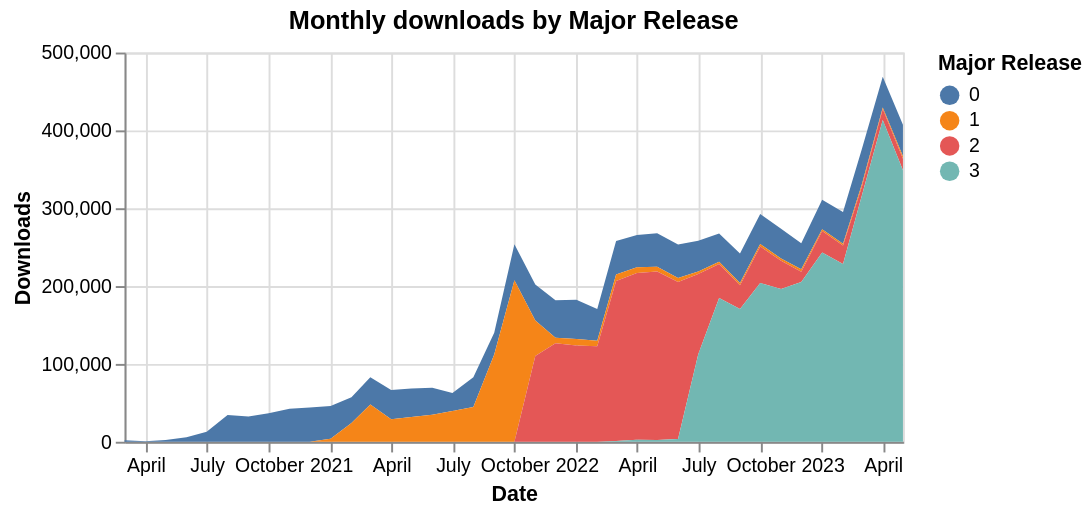

Vega-Lite specification stored for this chart:
### Vega-Lite specification from a JSON file in a GitHub repository (floating-point values rounded to 4 significant figures)
{"config": {"view": {"continuousWidth": 400, "continuousHeight": 300}}, "data": {"name": "data-ccbfb6948dcae8a1dc6da05f90ca5b40"}, "mark": "area", "encoding": {"color": {"field": "major_release", "title": "Major Release", "type": "nominal"}, "tooltip": [{"field": "month", "format": "%Y-%m", "title": "Date", "type": "temporal"}, {"field": "num_downloads", "format": ",.0f", "title": "Num Downloads", "type": "quantitative"}, {"field": "major_release", "title": "Major release", "type": "nominal"}], "x": {"field": "month", "title": "Date", "type": "temporal"}, "y": {"field": "num_downloads", "title": "Downloads", "type": "quantitative"}}, "height": 200, "title": "Monthly downloads by Major Release", "$schema": "https://vega.github.io/schema/vega-lite/v5.json", "datasets": {"data-ccbfb6948dcae8a1dc6da05f90ca5b40": [{"month": "2023-05-01T00:00:00", "major_release": "0", "num_downloads": 40470.0}, {"month": "2023-05-01T00:00:00", "major_release": "1", "num_downloads": 3348.0}, {"month": "2023-05-01T00:00:00", "major_release": "2", "num_downloads": 14760.0}, {"month": "2023-05-01T00:00:00", "major_release": "3", "num_downloads": 348700.0}, {"month": "2023-04-01T00:00:00", "major_release": "0", "num_downloads": 39670.0}, {"month": "2023-04-01T00:00:00", "major_release": "2", "num_downloads": 14350.0}, {"month": "2023-04-01T00:00:00", "major_release": "3", "num_downloads": 413200.0}, {"month": "2023-04-01T00:00:00", "major_release": "1", "num_downloads": 1832.0}, {"month": "2023-03-01T00:00:00", "major_release": "0", "num_downloads": 45510.0}, {"month": "2023-03-01T00:00:00", "major_release": "1", "num_downloads": 3043.0}, {"month": "2023-03-01T00:00:00", "major_release": "2", "num_downloads": 11350.0}, {"month": "2023-03-01T00:00:00", "major_release": "3", "num_downloads": 316300.0}, {"month": "2023-02-01T00:00:00", "major_release": "0", "num_downloads": 40550.0}, {"month": "2023-02-01T00:00:00", "major_release": "1", "num_downloads": 2456.0}, {"month": "2023-02-01T00:00:00", "major_release": "2", "num_downloads": 23640.0}, {"month": "2023-02-01T00:00:00", "major_release": "3", "num_downloads": 228400.0}, {"month": "2023-01-01T00:00:00", "major_release": "0", "num_downloads": 37930.0}, {"month": "2023-01-01T00:00:00", "major_release": "1", "num_downloads": 2354.0}, {"month": "2023-01-01T00:00:00", "major_release": "2", "num_downloads": 27520.0}, {"month": "2023-01-01T00:00:00", "major_release": "3", "num_downloads": 243200.0}, {"month": "2022-12-01T00:00:00", "major_release": "0", "num_downloads": 33420.0}, {"month": "2022-12-01T00:00:00", "major_release": "1", "num_downloads": 3110.0}, {"month": "2022-12-01T00:00:00", "major_release": "2", "num_downloads": 13370.0}, {"month": "2022-12-01T00:00:00", "major_release": "3", "num_downloads": 205200.0}, {"month": "2022-11-01T00:00:00", "major_release": "0", "num_downloads": 38090.0}, {"month": "2022-11-01T00:00:00", "major_release": "1", "num_downloads": 2784.0}, {"month": "2022-11-01T00:00:00", "major_release": "2", "num_downloads": 36360.0}, {"month": "2022-11-01T00:00:00", "major_release": "3", "num_downloads": 196300.0}, {"month": "2022-10-01T00:00:00", "major_release": "0", "num_downloads": 38620.0}, {"month": "2022-10-01T00:00:00", "major_release": "1", "num_downloads": 3149.0}, {"month": "2022-10-01T00:00:00", "major_release": "2", "num_downloads": 46870.0}, {"month": "2022-10-01T00:00:00", "major_release": "3", "num_downloads": 203900.0}, {"month": "2022-09-01T00:00:00", "major_release": "0", "num_downloads": 37900.0}, {"month": "2022-09-01T00:00:00", "major_release": "1", "num_downloads": 3003.0}, {"month": "2022-09-01T00:00:00", "major_release": "2", "num_downloads": 30330.0}, {"month": "2022-09-01T00:00:00", "major_release": "3", "num_downloads": 170600.0}, {"month": "2022-08-01T00:00:00", "major_release": "0", "num_downloads": 36230.0}, {"month": "2022-08-01T00:00:00", "major_release": "1", "num_downloads": 2915.0}, {"month": "2022-08-01T00:00:00", "major_release": "2", "num_downloads": 43730.0}, {"month": "2022-08-01T00:00:00", "major_release": "3", "num_downloads": 184700.0}, {"month": "2022-07-01T00:00:00", "major_release": "0", "num_downloads": 39490.0}, {"month": "2022-07-01T00:00:00", "major_release": "1", "num_downloads": 3019.0}, {"month": "2022-07-01T00:00:00", "major_release": "2", "num_downloads": 103200.0}, {"month": "2022-07-01T00:00:00", "major_release": "3", "num_downloads": 112400.0}, {"month": "2022-06-01T00:00:00", "major_release": "0", "num_downloads": 43230.0}, {"month": "2022-06-01T00:00:00", "major_release": "1", "num_downloads": 4996.0}, {"month": "2022-06-01T00:00:00", "major_release": "2", "num_downloads": 201800.0}, {"month": "2022-06-01T00:00:00", "major_release": "3", "num_downloads": 3559.0}, {"month": "2022-05-01T00:00:00", "major_release": "0", "num_downloads": 43100.0}, {"month": "2022-05-01T00:00:00", "major_release": "1", "num_downloads": 6145.0}, {"month": "2022-05-01T00:00:00", "major_release": "2", "num_downloads": 216400.0}, {"month": "2022-05-01T00:00:00", "major_release": "3", "num_downloads": 2272.0}, {"month": "2022-04-01T00:00:00", "major_release": "0", "num_downloads": 41540.0}, {"month": "2022-04-01T00:00:00", "major_release": "1", "num_downloads": 7194.0}, {"month": "2022-04-01T00:00:00", "major_release": "2", "num_downloads": 214200.0}, {"month": "2022-04-01T00:00:00", "major_release": "3", "num_downloads": 2633.0}, {"month": "2022-03-01T00:00:00", "major_release": "0", "num_downloads": 43100.0}, {"month": "2022-03-01T00:00:00", "major_release": "1", "num_downloads": 8268.0}, {"month": "2022-03-01T00:00:00", "major_release": "2", "num_downloads": 205700.0}, {"month": "2022-03-01T00:00:00", "major_release": "3", "num_downloads": 931.0}, {"month": "2022-02-01T00:00:00", "major_release": "0", "num_downloads": 41030.0}, {"month": "2022-02-01T00:00:00", "major_release": "1", "num_downloads": 6961.0}, {"month": "2022-02-01T00:00:00", "major_release": "2", "num_downloads": 122700.0}, {"month": "2022-01-01T00:00:00", "major_release": "0", "num_downloads": 50400.0}, {"month": "2022-01-01T00:00:00", "major_release": "1", "num_downloads": 8309.0}, {"month": "2022-01-01T00:00:00", "major_release": "2", "num_downloads": 123800.0}, {"month": "2021-12-01T00:00:00", "major_release": "0", "num_downloads": 48110.0}, {"month": "2021-12-01T00:00:00", "major_release": "1", "num_downloads": 7133.0}, {"month": "2021-12-01T00:00:00", "major_release": "2", "num_downloads": 126400.0}, {"month": "2021-11-01T00:00:00", "major_release": "0", "num_downloads": 46460.0}, {"month": "2021-11-01T00:00:00", "major_release": "1", "num_downloads": 45490.0}, {"month": "2021-11-01T00:00:00", "major_release": "2", "num_downloads": 110100.0}, {"month": "2021-10-01T00:00:00", "major_release": "1", "num_downloads": 207600.0}, {"month": "2021-10-01T00:00:00", "major_release": "0", "num_downloads": 46090.0}, {"month": "2021-09-01T00:00:00", "major_release": "0", "num_downloads": 27860.0}, {"month": "2021-09-01T00:00:00", "major_release": "1", "num_downloads": 112200.0}, {"month": "2021-08-01T00:00:00", "major_release": "0", "num_downloads": 38240.0}, {"month": "2021-08-01T00:00:00", "major_release": "1", "num_downloads": 44520.0}, {"month": "2021-07-01T00:00:00", "major_release": "0", "num_downloads": 23350.0}, {"month": "2021-07-01T00:00:00", "major_release": "1", "num_downloads": 39390.0}, {"month": "2021-06-01T00:00:00", "major_release": "0", "num_downloads": 34810.0}, {"month": "2021-06-01T00:00:00", "major_release": "1", "num_downloads": 34640.0}, {"month": "2021-05-01T00:00:00", "major_release": "0", "num_downloads": 36920.0}, {"month": "2021-05-01T00:00:00", "major_release": "1", "num_downloads": 31630.0}, {"month": "2021-04-01T00:00:00", "major_release": "0", "num_downloads": 37720.0}, {"month": "2021-04-01T00:00:00", "major_release": "1", "num_downloads": 28760.0}, {"month": "2021-03-01T00:00:00", "major_release": "0", "num_downloads": 35030.0}, {"month": "2021-03-01T00:00:00", "major_release": "1", "num_downloads": 47810.0}, {"month": "2021-02-01T00:00:00", "major_release": "0", "num_downloads": 32970.0}, {"month": "2021-02-01T00:00:00", "major_release": "1", "num_downloads": 24140.0}, {"month": "2021-01-01T00:00:00", "major_release": "0", "num_downloads": 42050.0}, {"month": "2021-01-01T00:00:00", "major_release": "1", "num_downloads": 3775.0}, {"month": "2020-12-01T00:00:00", "major_release": "0", "num_downloads": 44000.0}, {"month": "2020-11-01T00:00:00", "major_release": "0", "num_downloads": 42300.0}, {"month": "2020-10-01T00:00:00", "major_release": "0", "num_downloads": 36470.0}, {"month": "2020-09-01T00:00:00", "major_release": "0", "num_downloads": 32410.0}, {"month": "2020-08-01T00:00:00", "major_release": "0", "num_downloads": 34290.0}, {"month": "2020-07-01T00:00:00", "major_release": "0", "num_downloads": 12980.0}, {"month": "2020-06-01T00:00:00", "major_release": "0", "num_downloads": 5683.0}, {"month": "2020-05-01T00:00:00", "major_release": "0", "num_downloads": 2360.0}, {"month": "2020-04-01T00:00:00", "major_release": "0", "num_downloads": 533.0}, {"month": "2020-03-01T00:00:00", "major_release": "0", "num_downloads": 1763.0}]}}
